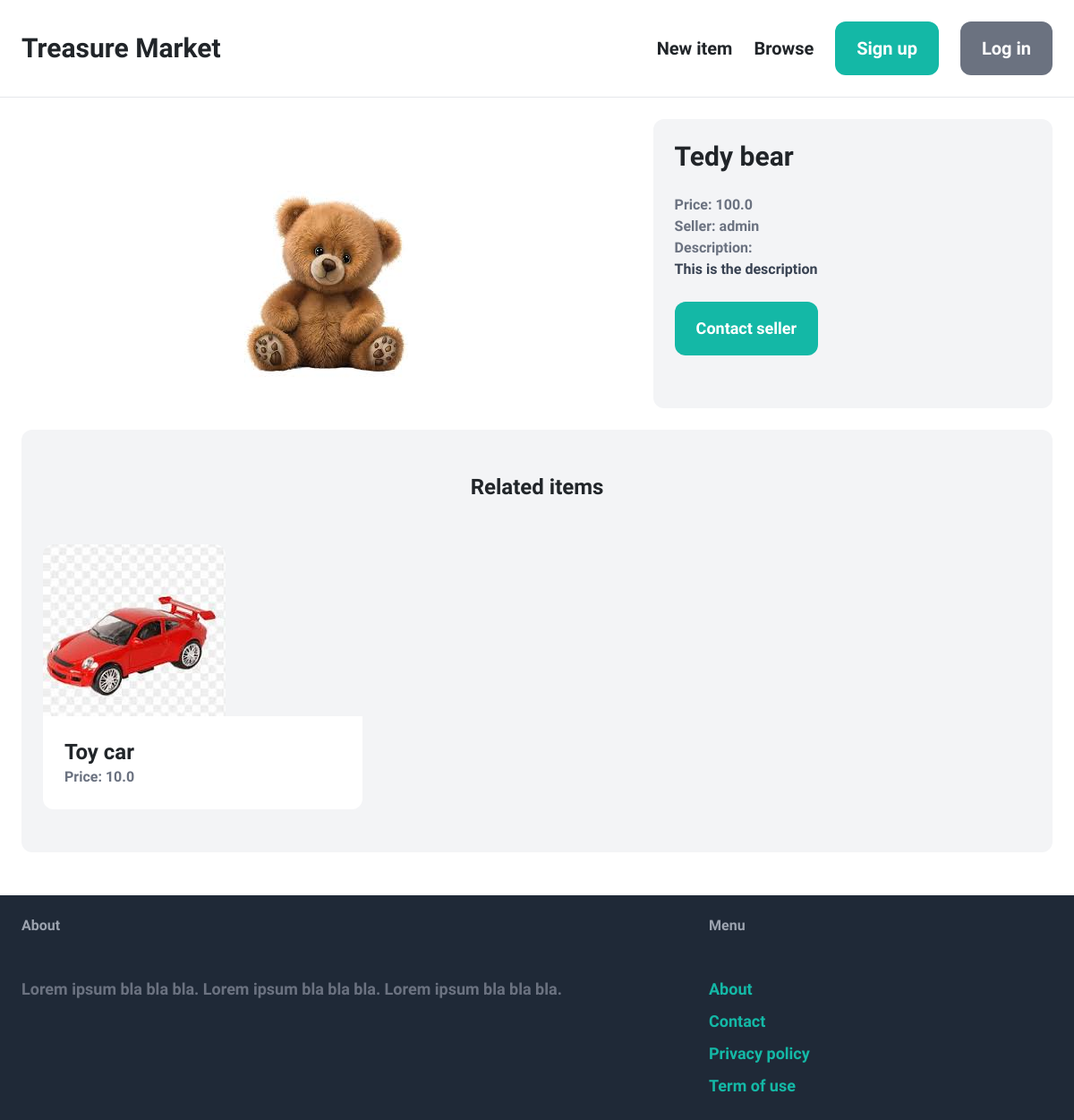
Page /items/1/ on the committed database.
### items/models.py (models this page shows, shortened)
class Item(models.Model):
    category = models.ForeignKey(Category, related_name='items', on_delete=models.CASCADE)
    name = models.CharField(max_length=255)
    description = models.TextField(blank=True, null=True)
    price =  models.FloatField()
    image = models.ImageField(upload_to='items_images', blank=True, null=True)
    is_sold = models.BooleanField(default=False)
    created_by = models.ForeignKey(User, related_name='items', on_delete=models.CASCADE)
    created_at =  models.DateTimeField(auto_now_add=True)

### items/views.py (the view)
# urls.py: path('<int:pk>/', views.detail, name='detail'),
def detail(request, pk):
    item = get_object_or_404(Item, pk=pk)
    related_items = Item.objects.filter(category=item.category, is_sold=False).exclude(pk=pk)[0:3]
    return render(request, 'item/detail.html', {
        'item': item,
        'related_items':related_items,
    })

### items/templates/item/detail.html (shortened to what this page needs)
{% extends 'core/base.html' %}
{% block content %}
<div class="grid grid-cols-5 gap-6">
    <div class="col-span-3 flex justify-center items-center pt-12">
        <img src="{{ item.image.url }}" class="rounded-xl ">
    </div>
    <div class="col-span-2 p-6 bg-gray-100 rounded-xl">
        <h1 class="mb-6 text-3xl">{{ item.name }}</h1>
        <p class="text-gray-500"><strong>Price: </strong>{{ item.price }}</p>
        <p class="text-gray-500"><strong>Seller: </strong>{{ item.created_by.username }}</p>
        {% if item.description %}
            <p class="text-gray-700">
                <strong class="text-gray-500">Description:</strong><br>
                {{ item.description }}
            </p>
        {% endif %}
        {% if request.user == item.created_by %}
            <div class="mt-6 p-6 bg-white rounded-xl">
                <p>This is your item!</p>
                <a href="{% url 'item:edit' item.id %}" class="inline-block mt-6 px-6 py-3 text-lg font-semibold bg-teal-500 text-white rounded-xl">Edit</a>
                <a href="{% url 'item:delete' item.id %}" class="inline-block mt-6 px-6 py-3 text-lg font-semibold bg-red-500 text-white rounded-xl">Delete</a>
            </div>
        {% else %}
            <a href="{% url 'conversation:new' item.id %}" class="inline-block mt-6 px-6 py-3 text-lg font-semibold bg-teal-500 text-white rounded-xl hover:bg-teal-700">Contact seller</a>
        {% endif %}
    </div>
</div>
<div class="mt-6 px-6 py-12 bg-gray-100 rounded-xl">
    <h2 class="mb-12 text-2xl text-center">Related items</h2>
    <div class="grid grid-cols-3 gap-3">
        {% for item in related_items %}
            <div>
                <a href="{% url 'item:detail' item.id %}">
                    <div>
                        <img src="{{ item.image.url }}" class="rounded-t-xl">
                    </div>
                    <div class="p-6 bg-white rounded-b-xl">
                        <h2 class="text-2xl">{{ item.name }}</h2>
                        <p class="text-gray-500">Price: {{ item.price }}</p>
                    </div>
                </a>
            </div>
        {% endfor %}
    </div>
</div>
{% endblock %}

### rows in the picture
Item: image (picture), name "Tedy bear", price "100.0", created_by.username "admin", description "This is the description"
Item: image (picture), name "Toy car", price "10.0"
